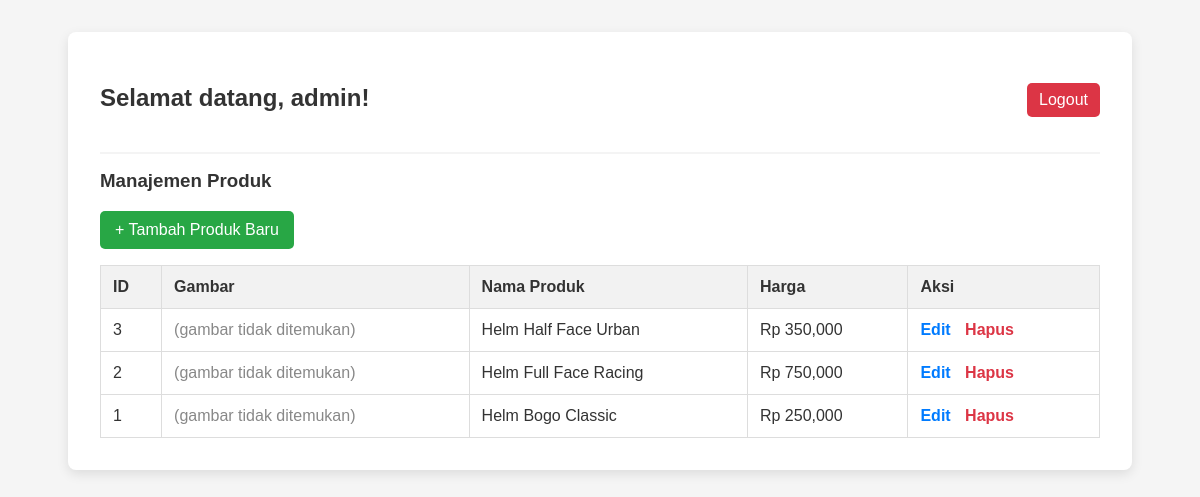
Page /admin/dashboard.php (signed in) on the committed database.
### tables this page shows
CREATE TABLE products (
    id INT(11) PRIMARY KEY AUTO_INCREMENT,
    name VARCHAR(255) NOT NULL,
    description TEXT,
    price DECIMAL(10, 2) NOT NULL,
    image_url VARCHAR(255)
);

### admin/dashboard.php (the view, shortened to what this page needs)
<?php
require '../config.php';
$result = $conn->query("SELECT * FROM products ORDER BY id DESC");
?>
<!DOCTYPE html>
<html lang="id">
<head>
    <link rel="stylesheet" href="../style.css">
</head>
<body>
    <div class="admin-container">
        <div class="admin-header">
            <h2>Selamat datang, <?= htmlspecialchars($_SESSION['admin_username']); ?>!</h2>
            <a href="logout.php">Logout</a>
        </div>
        <h3>Manajemen Produk</h3>
        <a href="product_add.php" class="btn-add">+ Tambah Produk Baru</a>
        <table>
            <thead>
                <tr>
                    <th>ID</th>
                    <th>Gambar</th>
                    <th>Nama Produk</th>
                    <th>Harga</th>
                    <th>Aksi</th>
                </tr>
            </thead>
            <tbody>
                <?php if ($result->num_rows > 0): ?>
                    <?php while ($row = $result->fetch_assoc()): ?>
                        <tr>
                            <td><?= $row['id']; ?></td>
                            <td>
                                <?php
                                $imgPath = "../" . htmlspecialchars($row['image_url']);
                                if (file_exists($imgPath)): ?>
                                    <img src="<?= $imgPath; ?>" alt="<?= htmlspecialchars($row['name']); ?>">
                                <?php else: ?>
                                    <span style="color:#888;">(gambar tidak ditemukan)</span>
                                <?php endif; ?>
                            </td>
                            <td><?= htmlspecialchars($row['name']); ?></td>
                            <td>Rp <?= number_format($row['price']); ?></td>
                            <td class="action-links">
                                <a href="product_edit.php?id=<?= $row['id']; ?>" class="edit-link">Edit</a>
                                <a href="product_delete.php?id=<?= $row['id']; ?>" class="delete-link" onclick="return confirm('Yakin ingin menghapus produk ini?');">Hapus</a>
                            </td>
                        </tr>
                    <?php endwhile; ?>
                <?php else: ?>
                    <tr><td colspan="5" style="text-align:center;">Belum ada produk</td></tr>
                <?php endif; ?>
            </tbody>
        </table>
    </div>
</body>
</html>

### style.css (style rules this page uses)
body { margin: 0; font-family: "Poppins", sans-serif; background-color: #4807ed; color: #333; }
body { font-family: 'Poppins', sans-serif; background: #f5f5f5; margin: 0; color: #333; }
.admin-container { max-width: 1000px; margin: 2rem auto; padding: 2rem; background: white; border-radius: 8px; box-shadow: 0 4px 12px rgba(0,0,0,0.1); }
.admin-header { display: flex; justify-content: space-between; align-items: center; border-bottom: 2px solid #f4f4f4; padding-bottom: 1rem; margin-bottom: 1rem; }
h3 { margin-top: 0; }
table { width: 100%; border-collapse: collapse; }
th, td { padding: 12px; border: 1px solid #ddd; text-align: left; }
th { background-color: #f2f2f2; }
.btn-add { background: #28a745; color: white; padding: 10px 15px; text-decoration: none; border-radius: 5px; display: inline-block; margin-bottom: 1rem; }
.edit-link { color: #007BFF; text-decoration: none; margin-right: 10px; }
.delete-link { color: #dc3545; text-decoration: none; }
body { font-family: 'Poppins', sans-serif; background: #f5f5f5; margin: 0; padding: 0; }
h2 { text-align: center; margin-bottom: 1.5rem; color: #333; }

### admin/dashboard.php (style rules this page uses)
body { font-family: 'Poppins', sans-serif; background: #f5f5f5; }
.admin-container { max-width: 1000px; margin: 2rem auto; padding: 2rem; background: white; border-radius: 8px; box-shadow: 0 4px 12px rgba(0,0,0,0.1); }
.admin-header { display: flex; justify-content: space-between; align-items: center; border-bottom: 2px solid #f4f4f4; padding-bottom: 1rem; margin-bottom: 1rem; }
.admin-header a { text-decoration: none; background: #dc3545; color: white; padding: 8px 12px; border-radius: 5px; }
h3 { margin-top: 0; }
table { width: 100%; border-collapse: collapse; }
th, td { padding: 12px; border: 1px solid #ddd; text-align: left; vertical-align: middle; }
th { background-color: #f2f2f2; }
.action-links a { margin-right: 10px; text-decoration: none; font-weight: bold; }
.edit-link { color: #007BFF; }
.delete-link { color: #dc3545; }
.btn-add { background: #28a745; color: white; padding: 10px 15px; text-decoration: none; border-radius: 5px; display: inline-block; margin-bottom: 1rem; }

### rows in the picture
products: id "3", image_url "(gambar tidak ditemukan)", name "Helm Half Face Urban", price "350,000"
products: id "2", image_url "(gambar tidak ditemukan)", name "Helm Full Face Racing", price "750,000"
products: id "1", image_url "(gambar tidak ditemukan)", name "Helm Bogo Classic", price "250,000"

### other values in the picture
$_SESSION['admin_username'] "admin"
